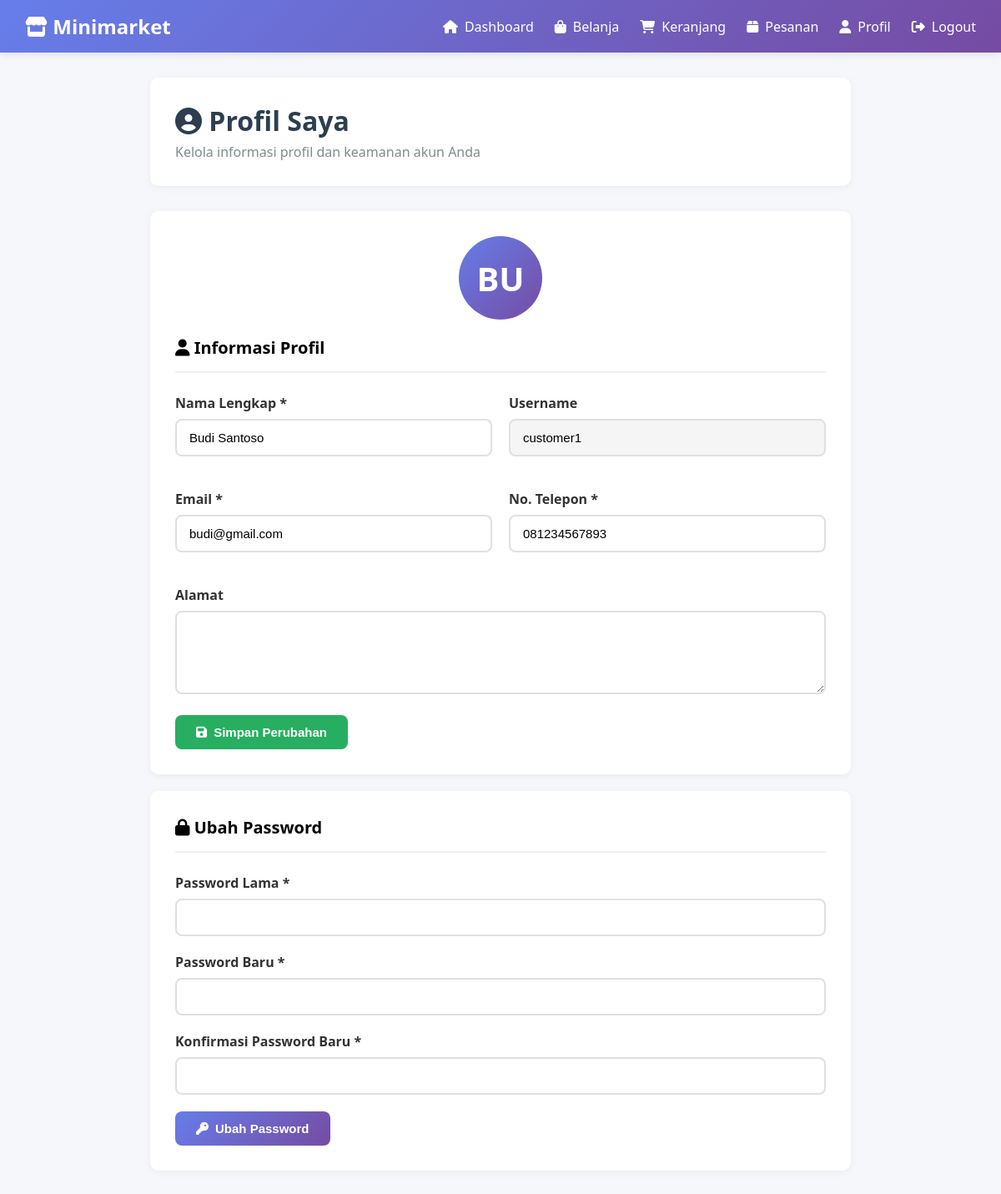
Page /customer/profile.php (signed in) on the committed database.
### tables this page shows
CREATE TABLE `users` (
  `id` int(11) NOT NULL,
  `username` varchar(50) NOT NULL,
  `password` varchar(255) NOT NULL,
  `full_name` varchar(100) NOT NULL,
  `email` varchar(100) NOT NULL,
  `phone` varchar(20) DEFAULT NULL,
  `role` enum('admin','kasir','customer') NOT NULL,
  `address` text DEFAULT NULL,
  `photo` varchar(255) DEFAULT NULL,
  `status` enum('active','inactive') DEFAULT 'active',
  `created_at` timestamp NOT NULL DEFAULT current_timestamp(),
  `updated_at` timestamp NOT NULL DEFAULT current_timestamp() ON UPDATE current_timestamp()
);

### customer/profile.php (the view, shortened to what this page needs)
<?php
require_once '../config.php';
$user_id = $_SESSION['user_id'];
$user_info = $conn->query("SELECT * FROM users WHERE id=$user_id")->fetch_assoc();
require_once '../includes/admin_header.php';
?>
</head>
<body>
    <nav class="navbar">
        <div class="nav-container">
            <div class="nav-brand"><i class="fas fa-store"></i> Minimarket</div>
            <div class="nav-menu">
                <a href="index.php" class="nav-link"><i class="fas fa-home"></i> Dashboard</a>
                <a href="shop.php" class="nav-link"><i class="fas fa-shopping-bag"></i> Belanja</a>
                <a href="cart.php" class="nav-link"><i class="fas fa-shopping-cart"></i> Keranjang</a>
                <a href="orders.php" class="nav-link"><i class="fas fa-box"></i> Pesanan</a>
                <a href="profile.php" class="nav-link"><i class="fas fa-user"></i> Profil</a>
                <a href="../logout.php" class="nav-link"><i class="fas fa-sign-out-alt"></i> Logout</a>
            </div>
        </div>
    </nav>
    <div class="container">
        <div class="page-header">
            <h1><i class="fas fa-user-circle"></i> Profil Saya</h1>
            <p style="color: #7f8c8d; margin-top: 5px;">Kelola informasi profil dan keamanan akun Anda</p>
        </div>
        <div class="card">
            <div class="profile-avatar">
                <?php echo strtoupper(substr($user_info['full_name'], 0, 2)); ?>
            </div>
            <h2 class="card-title"><i class="fas fa-user"></i> Informasi Profil</h2>
            <form method="POST">
                <div class="info-grid">
                    <div class="form-group">
                        <label for="profile-fullname">Nama Lengkap *</label>
                        <input type="text" id="profile-fullname" name="full_name" value="<?php echo $user_info['full_name']; ?>" autocomplete="name" required>
                    </div>
                    <div class="form-group">
                        <label for="profile-username">Username</label>
                        <input type="text" id="profile-username" value="<?php echo $user_info['username']; ?>" autocomplete="username" readonly style="background: #f5f5f5;">
                    </div>
                    <div class="form-group">
                        <label for="profile-email">Email *</label>
                        <input type="email" id="profile-email" name="email" value="<?php echo $user_info['email']; ?>" autocomplete="email" required>
                    </div>
                    <div class="form-group">
                        <label for="profile-phone">No. Telepon *</label>
                        <input type="tel" id="profile-phone" name="phone" value="<?php echo $user_info['phone']; ?>" autocomplete="tel" required>
                    </div>
                    <div class="form-group">
                        <label>Alamat</label>
                        <textarea name="address"><?php echo $user_info['address']; ?></textarea>
                    </div>
                </div>
                <button type="submit" name="update_profile" class="btn btn-success">
                    <i class="fas fa-save"></i> Simpan Perubahan
                </button>
            </form>
        </div>
        <div class="card">
            <h2 class="card-title"><i class="fas fa-lock"></i> Ubah Password</h2>
            <form method="POST">
                <div class="form-group">
                    <label for="current-password">Password Lama *</label>
                    <input type="password" id="current-password" name="current_password" autocomplete="current-password" required>
                </div>
                <div class="form-group">
                    <label for="new-password">Password Baru *</label>
                    <input type="password" id="new-password" name="new_password" autocomplete="new-password" required minlength="6">
                </div>
                <div class="form-group">
                    <label for="confirm-password">Konfirmasi Password Baru *</label>
                    <input type="password" id="confirm-password" name="confirm_password" autocomplete="new-password" required minlength="6">
                </div>
                <button type="submit" name="change_password" class="btn btn-primary">
                    <i class="fas fa-key"></i> Ubah Password
                </button>
            </form>
        </div>
    </div>
<?php require_once '../includes/admin_footer.php'; ?>

### customer/profile.php (style rules this page uses)
* { margin: 0; padding: 0; box-sizing: border-box; }
body { font-family: 'Segoe UI', Tahoma, Geneva, Verdana, sans-serif; background: #f5f7fa; }
.navbar { background: linear-gradient(135deg, #667eea 0%, #764ba2 100%); color: white; padding: 15px 0; box-shadow: 0 2px 10px rgba(0,0,0,0.1); }
.nav-container { max-width: 1400px; margin: 0 auto; padding: 0 30px; display: flex; justify-content: space-between; align-items: center; }
.nav-brand { font-size: 24px; font-weight: bold; }
.nav-menu { display: flex; gap: 25px; align-items: center; }
.nav-link { color: white; text-decoration: none; display: flex; align-items: center; gap: 8px; transition: opacity 0.3s; }
.container { max-width: 900px; margin: 30px auto; padding: 0 30px; }
.page-header { background: white; padding: 30px; border-radius: 10px; margin-bottom: 30px; box-shadow: 0 2px 10px rgba(0,0,0,0.05); }
.page-header h1 { font-size: 32px; color: #2c3e50; }
.card { background: white; border-radius: 10px; padding: 30px; box-shadow: 0 2px 10px rgba(0,0,0,0.05); margin-bottom: 20px; }
.card-title { font-size: 20px; font-weight: bold; margin-bottom: 25px; padding-bottom: 15px; border-bottom: 2px solid #f0f0f0; }
.form-group { margin-bottom: 20px; }
.form-group label { display: block; margin-bottom: 8px; font-weight: 600; color: #333; }
.form-group input, .form-group textarea { width: 100%; padding: 12px 15px; border: 2px solid #e0e0e0; border-radius: 8px; font-size: 15px; }
.form-group textarea { resize: vertical; min-height: 100px; }
.btn { padding: 12px 25px; border: none; border-radius: 8px; cursor: pointer; font-weight: 600; display: inline-flex; align-items: center; gap: 8px; transition: all 0.3s; font-size: 15px; }
.btn-primary { background: linear-gradient(135deg, #667eea 0%, #764ba2 100%); color: white; }
.btn-success { background: #27ae60; color: white; }
.profile-avatar { width: 100px; height: 100px; border-radius: 50%; background: linear-gradient(135deg, #667eea 0%, #764ba2 100%); display: flex; align-items: center; justify-content: center; color: white; font-size: 40px; font-weight: bold; margin: 0 auto 20px; }
.info-grid { display: grid; grid-template-columns: repeat(2, 1fr); gap: 20px; }
.info-grid .form-group:last-child { grid-column: 1 / -1; }

### rows in the picture
users: full_name "BU", full_name "Budi Santoso", username "customer1", email "budi@gmail.com", phone "081234567893"
